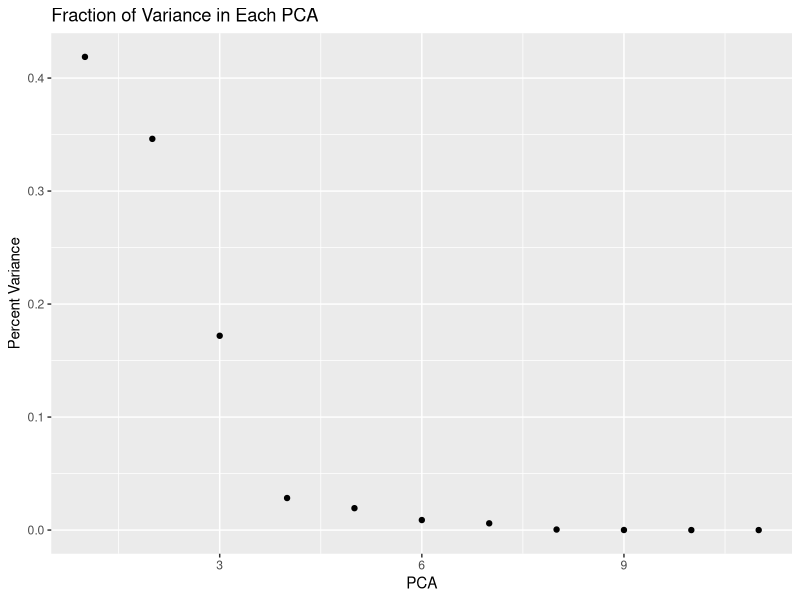

Write R code to recreate this figure. (Note: this script raises an error after producing the figure.)
## ---- chunk 1
knitr::opts_chunk$set(echo = TRUE)
## ---- chunk 2
library(tidyverse)
library(ggplot2)
## ---- chunk 3
#bring it in
realSat <- read_csv(here::here("realSat.csv"))

realSat
#make into data frame
saturation=realSat
#make into data frame
saturation=as.data.frame(saturation)


#save one for later with all variables
satSave=saturation

## ---- chunk 4
#remove characters
saturation=saturation[,-1]
saturation=saturation[,-1]
saturation=saturation[,-1]
saturation

satMatrix=matrix(as.numeric(unlist(saturation)), nrow=nrow(saturation))
#no nas
satMatrix[!rowSums(!is.finite(satMatrix)),]
satMatrix[!is.finite(satMatrix)] <- 0
## ---- chunk 5
#scale it
x1=scale(satMatrix, center=TRUE, scale=TRUE)
#make sure there are no nas
x1[!rowSums(!is.finite(x1)),]
x1[!is.finite(x1)] <- 0



#linear algebra to calculate your covariance matrix

#covariance matrix
coSat=(t(x1)%*%x1/(nrow(x1)-1))
head(coSat)

#correlation is standard covariance!
head(cor(satMatrix))


#find a matrix ("P") (our EOFs) that we can multiply by our original matrix to turn it into orthogonal indices (our PCs).

#use svd() on covariance matrix.
out2=svd(coSat)

#look at names
names(out2)

#look at diagnol
save4l8er2=diag(out2$d)

#look at sum of saved for later...should be PCA
sum(save4l8er2)
print(save4l8er2)
#11

#project data onto new axes
PCs2=(x1%*%out2$v)
#11 of them
dim(PCs2)
cov(PCs2)


#total covariance
sum(out2$d)
#11 because it is normalized

#how much of each dataset variability is represented by each PC
fracVariance2=out2$d/sum(out2$d)
fracVariance2
dim(fracVariance2)


# [1] 4.187441e-01 3.461850e-01 1.719439e-01 2.835371e-02 1.937701e-02 8.877331e-03 5.966391e-03
#  [8] 4.780208e-04 6.950682e-05 4.192625e-06 8.821132e-07

#save for later one
sum(save4l8er2)
#28
out2$d/sum(out2$d)

## ---- chunk 6
#make x the same as pcas...there is 50 of them!
x2=c(1:11)


ggplot()+geom_point(aes(x=x2, y=fracVariance2))+ggtitle("Fraction of Variance in Each PCA")+xlab("PCA")+ylab("Percent Variance")

## ---- chunk 7
#look at it
head(gcData)


#data frame with the original data, and PCs...combine "saturation" names with PCS
df2 = cbind(as.data.frame(PCs2),saturation[1:nrow(x1),]) 


#remove na from satSave
satSave=satSave[-51,]
#merge them with formation name

#check size
dim(df2)
dim(satSave)
#cut a row off
df2=df2[-51,]
df2=df2[-51,]

#now bind
df2=cbind(df2, satSave$Formation)

#renamed unit
colnames(df2)[colnames(df2)=="satSave$Formation"] <- "Unit"

#as a data.frame, it converts them to v1, v2 and v3, etc.. 
#and eigenvectors (out2$v) with names from the saturation columns
df3 = cbind(as.data.frame(out2$v),names(saturation))
dim(df3)

#rename as saturation
colnames(df3)[colnames(df3)=="names(saturation)"] <- "names"

#get bottom NA out
df2
df3


#and make an awesome plot, we're going to compare PC1 and PC2

ggplot(df2, aes(x = V1, y= V2))+geom_point(aes(colour=Unit),size=6)+
  #first just plotting points and colouring them by the cut
  
  geom_hline(yintercept=0)+geom_vline(xintercept=0)+
  
  #then we'll plot some 0 lines for our reference
  coord_fixed(xlim=c(-4,4),ylim=c(-4,4))+
  
  #and set the scale
  geom_segment(data=df3,aes(x=0,y=0,xend = V1*arrowScale, yend = V2*arrowScale))+
  
  #Now we'll add lines that correspond to our eigen vectors
  geom_text(data=df3,aes(x = V1*arrowScale, y = V2*arrowScale,label=names))
  #and label those lines

saturationPC=ggplot(df2, aes(x = V1, y= V2))+geom_point(aes(colour=Unit),size=6)+
  #first just plotting points and colouring them by the cut
  
  geom_hline(yintercept=0)+geom_vline(xintercept=0)+
  
  #then we'll plot some 0 lines for our reference
  coord_fixed(xlim=c(-4,4),ylim=c(-4,4))+
  
  #and set the scale
  geom_segment(data=df3,aes(x=0,y=0,xend = V1*arrowScale, yend = V2*arrowScale))+
  
  #Now we'll add lines that correspond to our eigen vectors
  geom_text(data=df3,aes(x = V1*arrowScale, y = V2*arrowScale,label=names))
  #and label those lines


ggsave("saturation index.jpg", width = 15, height = 15, units = "in")

## ---- chunk 8
#look at it
satSave=satSave[-7,]
satSave

#data frame with the original data, and PCs...combine "saturation" names with PCS
df2 = cbind(as.data.frame(PCs2),saturation[1:nrow(x1),]) 


#remove na from satSave
satSave=satSave[-51,]
#merge them with formation name

#check size
dim(df2)
dim(satSave)
#cut a row off
df2=df2[-51,]
df2=df2[-51,]
df2=df2[-50,]
#now bind
df2=cbind(df2, satSave$Season)

#renamed unit
colnames(df2)[colnames(df2)=="satSave$Season"] <- "Month"

#as a data.frame, it converts them to v1, v2 and v3, etc.. 
#and eigenvectors (out2$v) with names from the saturation columns
df3 = cbind(as.data.frame(out2$v),names(saturation))
dim(df3)

#rename as saturation
colnames(df3)[colnames(df3)=="names(saturation)"] <- "names"

#get bottom NA out
df2
df3


#and make an awesome plot, we're going to compare PC1 and PC2

ggplot(df2, aes(x = V1, y= V2))+geom_point(aes(colour=Month),size=6)+
  #first just plotting points and colouring them by the cut
  
  geom_hline(yintercept=0)+geom_vline(xintercept=0)+
  
  #then we'll plot some 0 lines for our reference
  coord_fixed(xlim=c(-4,4),ylim=c(-4,4))+
  
  #and set the scale
  geom_segment(data=df3,aes(x=0,y=0,xend = V1*arrowScale, yend = V2*arrowScale))+
  
  #Now we'll add lines that correspond to our eigen vectors
  geom_text(data=df3,aes(x = V1*arrowScale, y = V2*arrowScale,label=names))
  #and label those lines


ggsave("monthly saturation.jpg", width = 15, height = 15, units = "in")

## ---- chunk 9
#look at it
satSave=satSave[-7,]
satSave

#data frame with the original data, and PCs...combine "saturation" names with PCS
df2 = cbind(as.data.frame(PCs2),saturation[1:nrow(x1),]) 


#remove na from satSave
satSave=satSave[-51,]
#merge them with formation name

#check size
dim(df2)
dim(satSave)
#cut a row off
df2=df2[-51,]
df2=df2[-51,]
df2=df2[-50,]
#now bind
df2=cbind(df2, satSave$Spring)

#renamed unit
colnames(df2)[colnames(df2)=="satSave$Spring"] <- "Spring"

#as a data.frame, it converts them to v1, v2 and v3, etc.. 
#and eigenvectors (out2$v) with names from the saturation columns
df3 = cbind(as.data.frame(out2$v),names(saturation))
dim(df3)

#rename as saturation
colnames(df3)[colnames(df3)=="names(saturation)"] <- "names"

#get bottom NA out
df2
df3


#and make an awesome plot, we're going to compare PC1 and PC2

ggplot(df2, aes(x = V1, y= V2))+geom_point(aes(colour=Spring),size=6)+
  #first just plotting points and colouring them by the cut
  
  geom_hline(yintercept=0)+geom_vline(xintercept=0)+
  
  #then we'll plot some 0 lines for our reference
  coord_fixed(xlim=c(-4,4),ylim=c(-5,5))+
  
  #and set the scale
  geom_segment(data=df3,aes(x=0,y=0,xend = V1*arrowScale, yend = V2*arrowScale))+
  
  #Now we'll add lines that correspond to our eigen vectors
  geom_text(data=df3,aes(x = V1*arrowScale, y = V2*arrowScale,label=names))
  #and label those lines


ggsave("spring saturation.jpg", width = 15, height = 15, units = "in")

## ---- chunk 10
saturation

satSave
satSave=satSave[-51,]

###CALCITE!
#normal
ggplot()+geom_point(aes(x=satSave$Formation, y=satSave$Calcite), shape=22, fill="lightgreen", color="black", size=4)+ggtitle("Calcite Saturation for Grand Canyon Formations")+ylab("Calcite Saturation")+xlab(NULL)+theme_bw()+theme_bw()+
theme(axis.title.y=element_text(size=15),axis.text.y=element_text(size=12),axis.title.x=element_text(size=16), plot.title=element_text(size=20, face="bold", color="black"))

#box plot
ggplot(satSave, aes(Formation, Calcite))+geom_boxplot(fill="lightgreen", color="black")+geom_point(width = 0.3, shape=24, fill="darkgreen", color="black", size=2)+theme_classic()+xlab(NULL)+ggtitle("Calcite Saturation for North Rim Springs")+ylab("Calcite Saturation")+theme_bw()+
theme(axis.title.y=element_text(size=15),axis.text.y=element_text(size=12),axis.title.x=element_text(size=16), plot.title=element_text(size=20, face="bold", color="black"))


bp1=ggplot(satSave, aes(Formation, Calcite))+geom_boxplot(fill="lightgreen", color="black")+geom_point(width = 0.3, shape=24, fill="darkgreen", color="black", size=2)+theme_classic()+xlab(NULL)+ggtitle("Calcite Saturation for North Rim Springs")+ylab("Calcite Saturation")+theme_bw()+
theme(axis.title.y=element_text(size=15),axis.text.y=element_text(size=12),axis.title.x=element_text(size=16), plot.title=element_text(size=19, face="bold", color="black"))


## ---- chunk 11
ggplot()+geom_point(aes(x=satSave$Formation, y=satSave$Dolomite), shape=22, fill="lightblue", color="black", size=4)+ggtitle("Dolomite Saturation for North Rim Springs")+ylab("Dolomite Saturation")+xlab(NULL)+theme_bw()+theme_bw()+
theme(axis.title.y=element_text(size=15),axis.text.y=element_text(size=12),axis.title.x=element_text(size=16), plot.title=element_text(size=20, face="bold", color="black"))

#box plot
ggplot(satSave, aes(Formation, Dolomite))+geom_boxplot(fill="lightblue", color="black")+geom_point(width = 0.3, shape=24, fill="darkblue", color="black", size=2)+theme_classic()+xlab(NULL)+ggtitle("Dolomite Saturation for North Rim Springs")+ylab("Dolomite Saturation")+theme_bw()+
theme(axis.title.y=element_text(size=15),axis.text.y=element_text(size=12),axis.title.x=element_text(size=16), plot.title=element_text(size=19, face="bold", color="black"))

bp2=ggplot(satSave, aes(Formation, Dolomite))+geom_boxplot(fill="lightblue", color="black")+geom_point(width = 0.3, shape=24, fill="darkblue", color="black", size=2)+theme_classic()+xlab(NULL)+ggtitle("Dolomite Saturation for North Rim Springs")+ylab("Dolomite Saturation")+theme_bw()+
theme(axis.title.y=element_text(size=15),axis.text.y=element_text(size=12),axis.title.x=element_text(size=16), plot.title=element_text(size=19, face="bold", color="black"))

## ---- chunk 12

ggplot()+geom_point(aes(x=satSave$Formation, y=satSave$Aragonite), shape=22, fill="red4", color="black", size=4)+ggtitle("Aragonite Saturation for Grand Canyon Formations")+ylab("Aragonite Saturation")+xlab(NULL)+theme_bw()+theme_bw()+
theme(axis.title.y=element_text(size=15),axis.text.y=element_text(size=12),axis.title.x=element_text(size=16), plot.title=element_text(size=20, face="bold", color="black"))

#box plot
ggplot(satSave, aes(Formation, Aragonite))+geom_boxplot(fill="red4", color="black")+geom_point(width = 0.3, shape=24, fill="red4", color="black", size=2)+theme_classic()+xlab(NULL)+ggtitle("Aragonite Saturation for North Rim Springs")+ylab("Aragonite Saturation")+theme_bw()+
theme(axis.title.y=element_text(size=15),axis.text.y=element_text(size=12),axis.title.x=element_text(size=16), plot.title=element_text(size=17, face="bold", color="black"))

bp3=ggplot(satSave, aes(Formation, Aragonite))+geom_boxplot(fill="red4", color="black")+geom_point(width = 0.3, shape=24, fill="red4", color="black", size=2)+theme_classic()+xlab(NULL)+ggtitle("Aragonite Saturation for North Rim Springs")+ylab("Aragonite Saturation")+theme_bw()+
theme(axis.title.y=element_text(size=15),axis.text.y=element_text(size=12),axis.title.x=element_text(size=16), plot.title=element_text(size=19, face="bold", color="black"))
## ---- chunk 13
satSave

ggplot()+geom_point(aes(x=satSave$Formation, y=satSave$Anhydrite), shape=22, fill="orange", color="black", size=4)+ggtitle("Gibbsite Saturation for Grand Canyon Formations")+ylab("Gibbsite Saturation")+xlab(NULL)+theme_bw()+theme_bw()+
theme(axis.title.y=element_text(size=15),axis.text.y=element_text(size=12),axis.title.x=element_text(size=16), plot.title=element_text(size=20, face="bold", color="black"))

#box plot
ggplot(satSave, aes(Formation, Anhydrite))+geom_boxplot(fill="orange", color="black")+geom_point(width = 0.3, shape=24, fill="darkorange", color="black", size=2)+theme_classic()+xlab(NULL)+ggtitle("Anhydrite Saturation for North Rim Springs")+ylab("Anhydrite Saturation")+theme_bw()+
theme(axis.title.y=element_text(size=15),axis.text.y=element_text(size=12),axis.title.x=element_text(size=16), plot.title=element_text(size=19, face="bold", color="black"))

bp4=ggplot(satSave, aes(Formation, Anhydrite))+geom_boxplot(fill="orange", color="black")+geom_point(width = 0.3, shape=24, fill="darkorange", color="black", size=2)+theme_classic()+xlab(NULL)+ggtitle("Anhydrite Saturation for North Rim Springs")+ylab("Anhydrite Saturation")+theme_bw()+
theme(axis.title.y=element_text(size=15),axis.text.y=element_text(size=12),axis.title.x=element_text(size=16), plot.title=element_text(size=19, face="bold", color="black"))

## ---- chunk 14

satSave
ggplot()+geom_point(aes(x=satSave$Formation, y=satSave$Halite), shape=22, fill="purple", color="black", size=4)+ggtitle("Halite for Grand Canyon Formations")+ylab("Halite Saturation")+xlab(NULL)+theme_bw()+theme_bw()+
theme(axis.title.y=element_text(size=15),axis.text.y=element_text(size=12),axis.title.x=element_text(size=16), plot.title=element_text(size=20, face="bold", color="black"))

#box plot
ggplot(satSave, aes(Formation, Halite))+geom_boxplot(fill="purple", color="black")+geom_point(width = 0.3, shape=24, fill="purple", color="black", size=2)+theme_classic()+xlab(NULL)+ggtitle("Halite Saturation for North Rim Springs")+ylab("Halite Saturation")+theme_bw()+
theme(axis.title.y=element_text(size=15),axis.text.y=element_text(size=12),axis.title.x=element_text(size=16), plot.title=element_text(size=19, face="bold", color="black"))

bp5=ggplot(satSave, aes(Formation, Halite))+geom_boxplot(fill="purple", color="black")+geom_point(width = 0.3, shape=24, fill="purple", color="black", size=2)+theme_classic()+xlab(NULL)+ggtitle("Halite Saturation for North Rim Springs")+ylab("Halite Saturation")+theme_bw()+
theme(axis.title.y=element_text(size=15),axis.text.y=element_text(size=12),axis.title.x=element_text(size=16), plot.title=element_text(size=19, face="bold", color="black"))


## ---- chunk 15

ggplot()+geom_point(aes(x=satSave$Formation, y=satSave$Fluorite), shape=22, fill="brown", color="black", size=4)+ggtitle("Flourite Saturation for Grand Canyon Formations")+ylab("Geothite Saturation")+xlab(NULL)+theme_bw()+theme_bw()+
theme(axis.title.y=element_text(size=15),axis.text.y=element_text(size=12),axis.title.x=element_text(size=16), plot.title=element_text(size=20, face="bold", color="black"))

#box plot
ggplot(satSave, aes(Formation, Fluorite))+geom_boxplot(fill="brown", color="black")+geom_point(width = 0.3, shape=24, fill="brown", color="black", size=2)+theme_classic()+xlab(NULL)+ggtitle("Fluorite Saturation for North Rim Springs")+ylab("Fluorite Saturation")+theme_bw()+
theme(axis.title.y=element_text(size=15),axis.text.y=element_text(size=12),axis.title.x=element_text(size=16), plot.title=element_text(size=19, face="bold", color="black"))

bp6=ggplot(satSave, aes(Formation, Fluorite))+geom_boxplot(fill="brown", color="black")+geom_point(width = 0.3, shape=24, fill="brown", color="black", size=2)+theme_classic()+xlab(NULL)+ggtitle("Fluorite Saturation for North Rim Springs")+ylab("Fluorite Saturation")+theme_bw()+
theme(axis.title.y=element_text(size=15),axis.text.y=element_text(size=12),axis.title.x=element_text(size=16), plot.title=element_text(size=19, face="bold", color="black"))

## ---- chunk 16
#rename CO2 and O2
colnames(satSave)[colnames(satSave)=="CO2(g)"] <- "CO2"
colnames(satSave)[colnames(satSave)=="O2(g)"] <- "O2"


#box plot
ggplot(satSave, aes(Formation, CO2))+geom_boxplot(fill="goldenrod2", color="black")+geom_point(width = 0.3, shape=24, fill="goldenrod2", color="black", size=2)+theme_classic()+xlab(NULL)+ggtitle("CO2 (g) Saturation for North Rim Springs")+ylab("CO2 Saturation")+theme_bw()+
theme(axis.title.y=element_text(size=15),axis.text.y=element_text(size=12),axis.title.x=element_text(size=16), plot.title=element_text(size=19, face="bold", color="black"))

bp7=ggplot(satSave, aes(Formation, CO2))+geom_boxplot(fill="goldenrod2", color="black")+geom_point(width = 0.3, shape=24, fill="goldenrod2", color="black", size=2)+theme_classic()+xlab(NULL)+ggtitle("CO2 (g) Saturation for North Rim Springs")+ylab("CO2 Saturation")+theme_bw()+
theme(axis.title.y=element_text(size=15),axis.text.y=element_text(size=12),axis.title.x=element_text(size=16), plot.title=element_text(size=19, face="bold", color="black"))

## ---- chunk 17
ggplot()+geom_point(aes(x=satSave$Formation, y=satSave$O2), shape=22, fill="darkblue", color="black", size=4)+ggtitle("O2 for Grand Canyon Formations")+ylab("O2 Saturation")+xlab(NULL)+theme_bw()+theme_bw()+
theme(axis.title.y=element_text(size=15),axis.text.y=element_text(size=12),axis.title.x=element_text(size=16), plot.title=element_text(size=20, face="bold", color="black"))

#box plot
ggplot(satSave, aes(Formation, O2))+geom_boxplot(fill="royalblue4", color="black")+geom_point(width = 0.3, shape=24, fill="royalblue4", color="black", size=2)+theme_classic()+xlab(NULL)+ggtitle("O2 Saturation for North Rim Springs")+ylab("O2 Saturation")+theme_bw()+
theme(axis.title.y=element_text(size=15),axis.text.y=element_text(size=12),axis.title.x=element_text(size=16), plot.title=element_text(size=19, face="bold", color="black"))

bp9=ggplot(satSave, aes(Formation, O2))+geom_boxplot(fill="royalblue4", color="black")+geom_point(width = 0.3, shape=24, fill="royalblue4", color="black", size=2)+theme_classic()+xlab(NULL)+ggtitle("O2 (g) Saturation for North Rim Springs")+ylab("O2 Saturation")+theme_bw()+
theme(axis.title.y=element_text(size=15),axis.text.y=element_text(size=12),axis.title.x=element_text(size=16), plot.title=element_text(size=19, face="bold", color="black"))
## ---- chunk 18
#gridsssss
library(grid)
library(gridExtra)

#Calcite and Dolomite
bp1= ggplot_gtable(ggplot_build(bp1))
bp2= ggplot_gtable(ggplot_build(bp2))

maxWidth = unit.pmax(bp1$widths[2:3], bp2$widths[2:3])

bp1$widths[2:3] <- maxWidth
bp2$widths[2:3] <- maxWidth


ga1=grid.arrange(bp1, bp2, ncol = 1 )



ggsave("calcite and dolomite.jpg", ga1)


#aragonite and anhydrite
bp3= ggplot_gtable(ggplot_build(bp3))
bp4= ggplot_gtable(ggplot_build(bp4))

maxWidth = unit.pmax(bp3$widths[2:3], bp4$widths[2:3])

bp3$widths[2:3] <- maxWidth
bp4$widths[2:3] <- maxWidth

ga2=grid.arrange(bp3, bp4, ncol = 1)
ggsave("aragonite and anhydrite.jpg", ga2)

#halite and fluorite
bp5= ggplot_gtable(ggplot_build(bp5))
bp6= ggplot_gtable(ggplot_build(bp6))

maxWidth = unit.pmax(bp5$widths[2:3], bp6$widths[2:3])

bp5$widths[2:3] <- maxWidth
bp6$widths[2:3] <- maxWidth

ga3=grid.arrange(bp5, bp6, ncol = 1)

ggsave("halite and fluorite.jpg", ga3)

#CO2 (g) and O2 (G)
bp7= ggplot_gtable(ggplot_build(bp7))
bp9= ggplot_gtable(ggplot_build(bp9))

maxWidth = unit.pmax(bp7$widths[2:3], bp9$widths[2:3])

bp7$widths[2:3] <- maxWidth
bp9$widths[2:3] <- maxWidth

ga4=grid.arrange(bp7, bp9, ncol = 1)

ggsave("co2 and 02.jpg", ga4)
